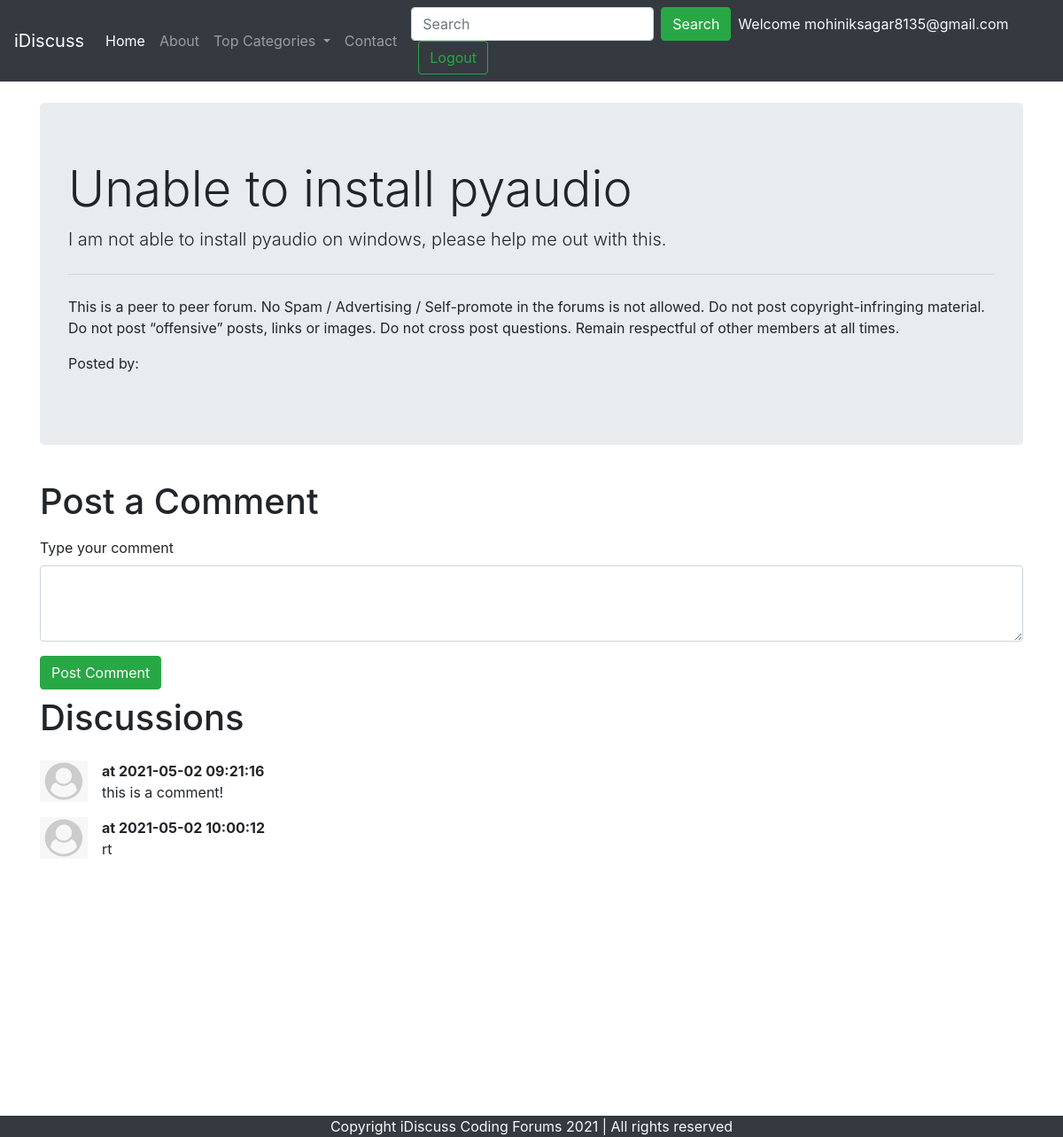
The app's page /thread.php?threadid=1 (signed in) with its own data.
### tables this page shows
CREATE TABLE `threads` (
  `thread_id` int(7) NOT NULL,
  `thread_title` varchar(255) NOT NULL,
  `thread_desc` text NOT NULL,
  `thread_cat_id` int(7) NOT NULL,
  `thread_user_id` int(7) NOT NULL,
  `timestamp` datetime NOT NULL
);

CREATE TABLE `comments` (
  `comment_id` int(8) NOT NULL,
  `comment_content` text NOT NULL,
  `thread_id` int(8) NOT NULL,
  `comment_time` datetime NOT NULL,
  `comment_by` int(8) NOT NULL
);

### thread.php (the view, shortened to what this page needs)
<!doctype html>
<html lang="en">
<head>
    <link rel="stylesheet" href="https://stackpath.bootstrapcdn.com/bootstrap/4.5.0/css/bootstrap.min.css"
>
</head>
<body>
    <?php include 'partials/_dbconnect.php';?>
    <?php include 'partials/_header.php';?>
    <?php
    $id = $_GET['threadid'];
    $sql = "SELECT * FROM `threads` WHERE thread_id=$id";
    $result = mysqli_query($conn, $sql);
    while($row = mysqli_fetch_assoc($result)){
        $title = $row['thread_title'];
        $desc = $row['thread_desc'];
        $thread_user_id = $row['thread_user_id'];
        $sql2 = "SELECT user_email FROM `users` WHERE sno='$thread_user_id'";
        $result2 = mysqli_query($conn, $sql2);
        $row2 = mysqli_fetch_assoc($result2);
        $posted_by = $row2['user_email'];
    }
    ?>
    <div class="container my-4">
        <div class="jumbotron">
            <h1 class="display-4"><?php echo $title;?></h1>
            <p class="lead">  <?php echo $desc;?></p>
            <hr class="my-4">
            <p>This is a peer to peer forum. No Spam / Advertising / Self-promote in the forums is not allowed. Do not post copyright-infringing material. Do not post “offensive” posts, links or images. Do not cross post questions. Remain respectful of other members at all times.</p>
            <p>Posted by: <em><?php echo $posted_by; ?></em></p>
        </div>
    </div>
     <?php
    if(isset($_SESSION['loggedin']) && $_SESSION['loggedin']==true){
    echo '<div class="container">
        <h1 class="py-2">Post a Comment</h1>
        <form action= "'. $_SERVER['REQUEST_URI'] . '" method="post">
            <div class="form-group">
                <label for="exampleFormControlTextarea1">Type your comment</label>
                <textarea class="form-control" id="comment" name="comment" rows="3"></textarea>
                <input type="hidden" name="sno" value="'. $_SESSION["sno"]. '">
            </div>
            <button type="submit" class="btn btn-success">Post Comment</button>
        </form>
    </div>';
    }
    ?>
    <div class="container mb-5" id="ques">
        <h1 class="py-2">Discussions</h1>
       <?php
    $id = $_GET['threadid'];
    $sql = "SELECT * FROM `comments` WHERE thread_id=$id";
    $result = mysqli_query($conn, $sql);
    while($row = mysqli_fetch_assoc($result)){
        $content = $row['comment_content'];
        $comment_time = $row['comment_time'];
        $thread_user_id = $row['comment_by'];
        $sql2 = "SELECT user_email FROM `users` WHERE sno='$thread_user_id'";
        $result2 = mysqli_query($conn, $sql2);
        $row2 = mysqli_fetch_assoc($result2);
        echo '<div class="media my-3">
            <img src="img/userdefault.png" width="54px" class="mr-3" alt="...">
            <div class="media-body">
               <p class="font-weight-bold my-0">'. $row2['user_email'] .' at '. $comment_time. '</p> '. $content . '
            </div>
        </div>';
        }
    ?>
    </div>
    <?php include 'partials/_footer.php';?>
</body>
</html>

### thread.php (style rules this page uses)
#ques { min-height: 433px; }

### records on screen
threads: thread_title "Unable to install pyaudio", thread_desc "I am not able to install pyaudio on windows, please help me out with this."
comments: comment_time "2021-05-02 09:21:16", comment_content "this is a comment!"
comments: comment_time "2021-05-02 10:00:12", comment_content "rt"

### other values on screen
$_SESSION['useremail'] "mohiniksagar8135@gmail.com"
